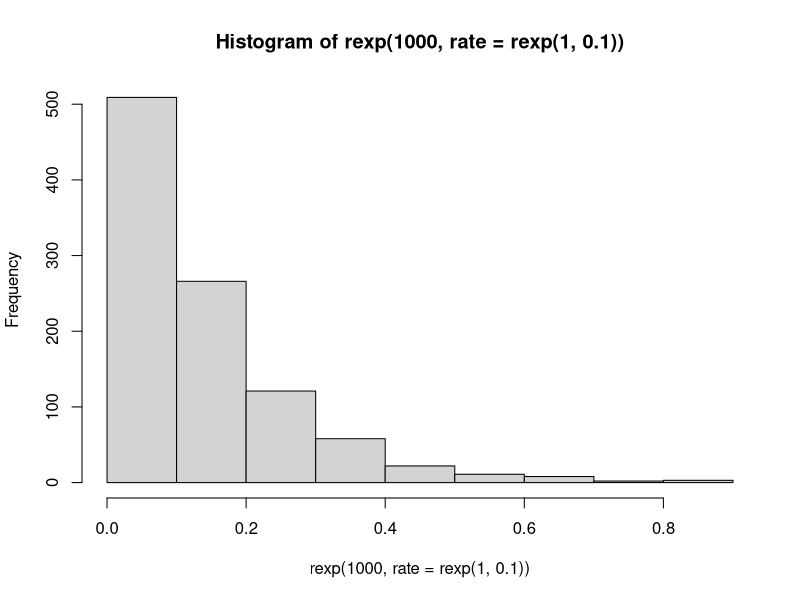
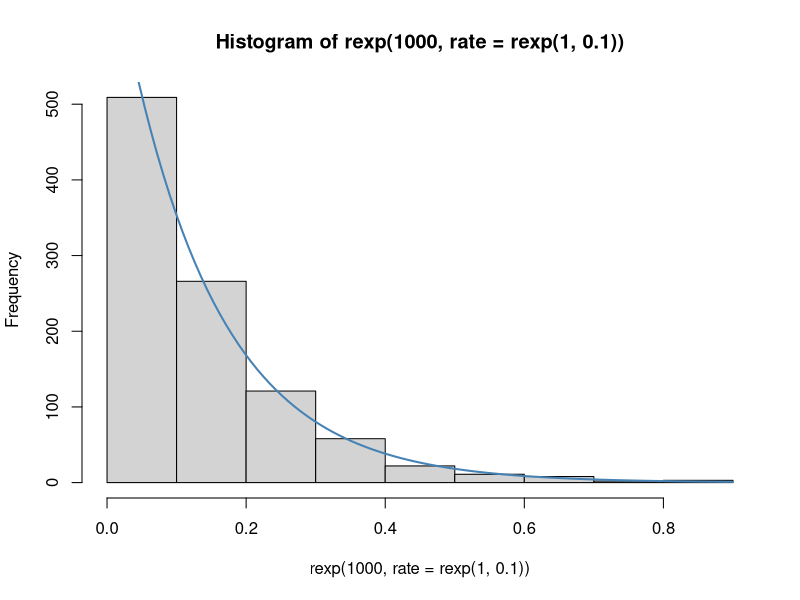
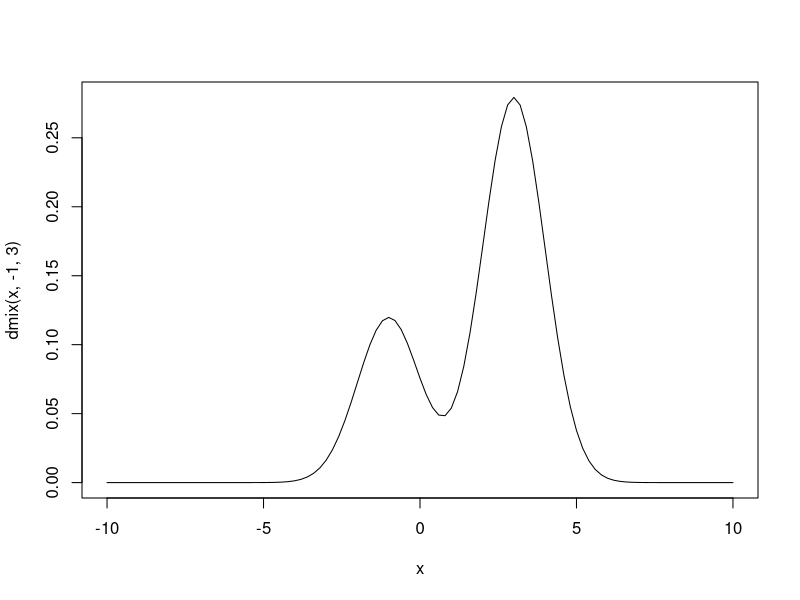
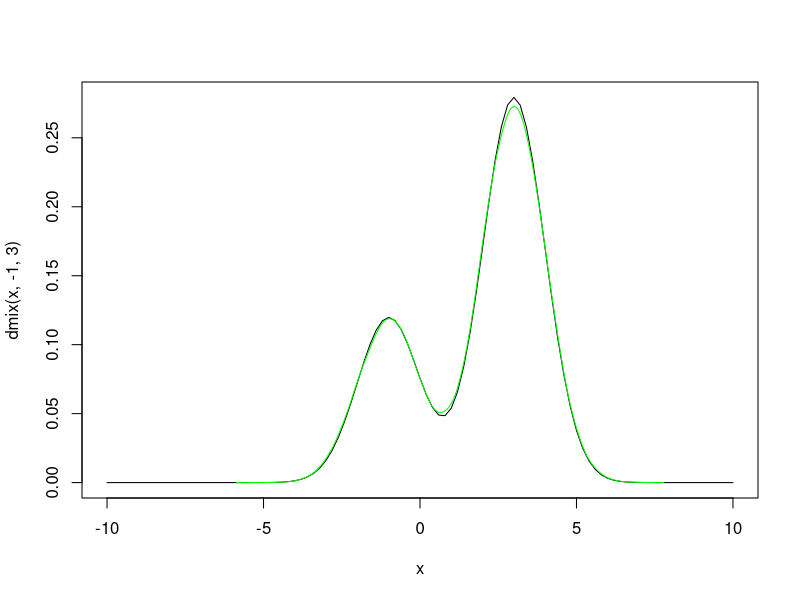

The R script that drew these images, in order:
## ---- chunk 1
set.seed(1)
# napravicemo histogram uzorka iz iz nepoznate eksponencijalne raspodele
h <- hist(rexp(1000, rate = rexp(1, 0.1)))
h
## ---- chunk 2
# korak E - ocekivanja x-eva na osnovu neke cene lambda
expected_xs <- function(lambda, u, v) {
  1/lambda +
    (u*exp(-lambda*u) - v*exp(-lambda*v))/
    (exp(-lambda*u) - exp(-lambda*v))
}

# korak M - na osnovu ocenjenog uzorka, dati MMV ocenu lambda
maximize_logL <- function(xs) {
  1/mean(xs)
}


# funkcija koja trazi ocenu EM algoritmom za datu pocetnu vrednost
# lambda i vektor levih (u) i desnih (v) granica intervala za x_i
EM_estimate <- function(lambda_0, u, v, tol = 1e-8, maxiter = 1000) {
  xs <- expected_xs(lambda_0, u, v)
  lambda <- maximize_logL(xs)
  print(lambda)
  iter <- 1
  
  while((abs(lambda - lambda_0) > tol) &&
        iter < maxiter) {
    iter <- iter + 1
    lambda_0 <- lambda
    
    xs <- expected_xs(lambda_0, u, v)
    lambda <- maximize_logL(xs)
    print(lambda)
  }
  lambda
}
## ---- chunk 3
u <- rep(head(h$breaks, -1), h$counts)
v <- rep(tail(h$breaks, -1), h$counts)
## ---- chunk 4
EM_estimate(1, u, v)
## ---- chunk 5
plot(h)
# mnozenje sa 100 je da bismo sa gustine presli na skalu frekvencija
# jer je density = counts / (sum(counts) * bin_width), sto je u nasem
# slucaju density = counts / (1000 * 0.1) = counts / 100
curve(100*dexp(x, rate = 7.41), add=TRUE, col="steelblue", lwd = 2)
## ---- chunk 6
dmix <- function(x, mi1, mi2) {
  0.3 * dnorm(x, mi1, 1) +
    0.7 * dnorm(x, mi2, 1)
}
# Uzmemo konkretne vrednosti m_1 = -1 i m_2 = 3
curve(dmix(x, -1, 3), xlim = c(-10, 10))
## ---- chunk 7
rmix <- function(n) {
  u <- runif(n)
  (u < 0.3) * rnorm(n, -1) +
    (u >= 0.3) * rnorm(n, 3)
}
## ---- chunk 8
curve(dmix(x, -1, 3), xlim = c(-10, 10))
lines(density(rmix(100000)), col="green")
## ---- chunk 9
uzorak <- rmix(1000)
## ---- chunk 10
# za p smo uzeli 0.7
expectation <- function(mi1, mi2, xs) {
  0.7*dnorm(xs, mi2) /
    (0.3*dnorm(xs, mi1) +
       0.7*dnorm(xs, mi2))
}
## ---- chunk 11
# logaritam verodostojnosti
logLxw <- function(mi1, mi2, xs, ws) {
  sum((1-ws)*log(dnorm(xs, mi1)) +
        ws*log(dnorm(xs, mi2)))
}

# trazimo argmax(L) tako sto nadjemo argmin(-L) pomocu funkcije nlm
maximization <- function(Ew, xs, mi_0) {
  nlm(function(mi) -logLxw(mi[1], mi[2], xs, Ew), mi_0)$estimate
}
## ---- chunk 12
EM_estimate_mix <- function(mi_0, xs, tol=1e-6, maxiter=100) {
  iter <- 0
  Ew <- expectation(mi_0[1], mi_0[2], xs)
  mi <- maximization(Ew, xs, mi_0)
  print(mi)
  
  while(any(abs(mi - mi_0) > tol)){
    if(iter == maxiter)
      break
    
    mi_0 <- mi
    
    Ew <- expectation(mi_0[1], mi_0[2], xs)
    mi <- maximization(Ew, xs, mi_0)
    
    print(mi)
    iter <- iter + 1
  }
  mi
}
## ---- chunk 13
EM_estimate_mix(c(0,1), uzorak)
